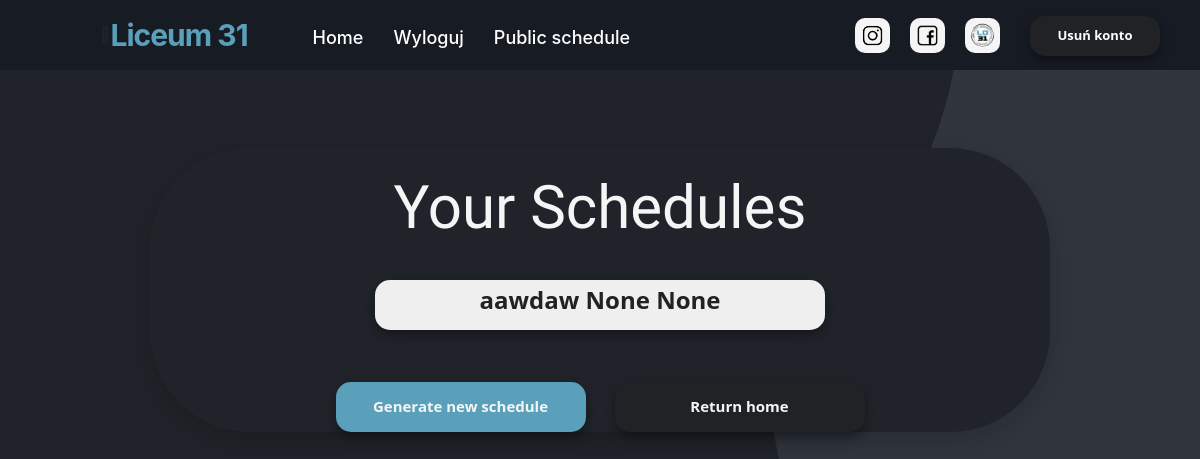
Before: /tournaments (signed in) with the older database file.
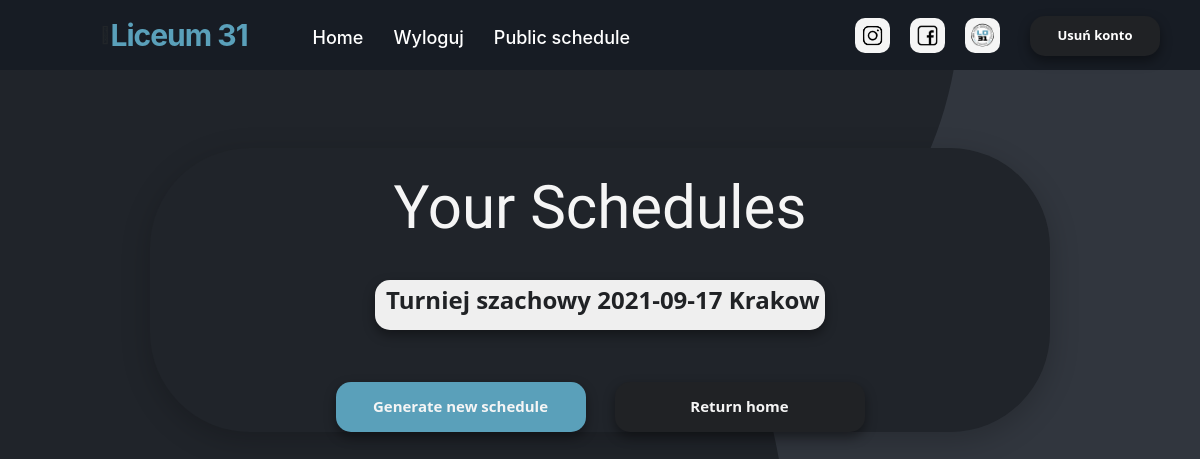
After: the same page with the newer database file.
### website/models.py (models this page shows)
class Tournament(db.Model):
    id = db.Column(db.Integer,primary_key=True)
    user_id = db.Column(db.Integer,db.ForeignKey('user.id'))
    name = db.Column(db.String(150))
    date = db.Column(db.Date)
    location = db.Column(db.String(150))
    discipline = db.Column(db.String(150))
    type = db.Column(db.String(150))
    status = db.Column(db.String(150), default="upcoming")
    is_public = db.Column(db.Boolean(),default=False)
    duals = db.relationship('Dual')
    players = db.relationship('Player')
    standings = db.relationship('Standing')

### website/views.py (the view)
@views.route('/tournaments', methods=['GET', 'POST'])
@login_required
def tournaments():
    return render_template("tournaments.html", user=current_user)

### website/__init__.py (called while the page is built)
def create_app():
    app = Flask(__name__)
    app.config['SECRET_KEY'] = 'kjabwdlajbal'
    app.config['SQLALCHEMY_DATABASE_URI'] = f'sqlite:///{DB_NAME}'
    db.init_app(app)  # inicjowanie bazy danych dla aplikacji
    from .views import views
    from .auth import auth
    app.register_blueprint(views, url_prefix='/')
    app.register_blueprint(auth, url_prefix='/')
    from .models import User,Player
    create_datebase(app)
    login_manager = LoginManager()
    login_manager.login_view = 'auth.login'
    login_manager.init_app(app)
    @login_manager.user_loader
    def load_user(id):
        return User.query.get(int(id))
    return app

### website/templates/tournaments.html
 {% extends "base.html" %} {% block title %}Schedules{% endblock %} {% block content %}
<section class="tournaments_box_container container_tournaments">
    <br>
    <h3 align="center">Your Schedules</h3>
    <br>
    <ol class="list-group list-group-flush" id="pary">
        {% for tournament in user.tournaments %}
        <div align="center">
            <ol class="badge ">
                <button class="btn-danger_nav_list_group" onClick="showTournament({{tournament.id}})"> <div> <h4>{{tournament.name}} {{tournament.date}} {{tournament.location}}</h4> </div></button>
            </ol>
        </div>
        <br /> {% endfor %}
    </ol>
    <br />
    <div align="center">
        <a href="/new-schedule">
            <button type="button" class="btn-danger_nav_tournaments_blue">Generate new schedule</button>
        </a>
        <a href="/" style="margin-left: 25px;">
            <button type="button" class="btn-danger_nav_tournaments">Return home</button>
        </a>
    </div>
</section>
{% endblock %}

Changed rows visible on the page:
changed Tournament: name "aawdaw" → "Turniej szachowy"; date "None" → "2021-09-17"; location "None" → "Krakow"
